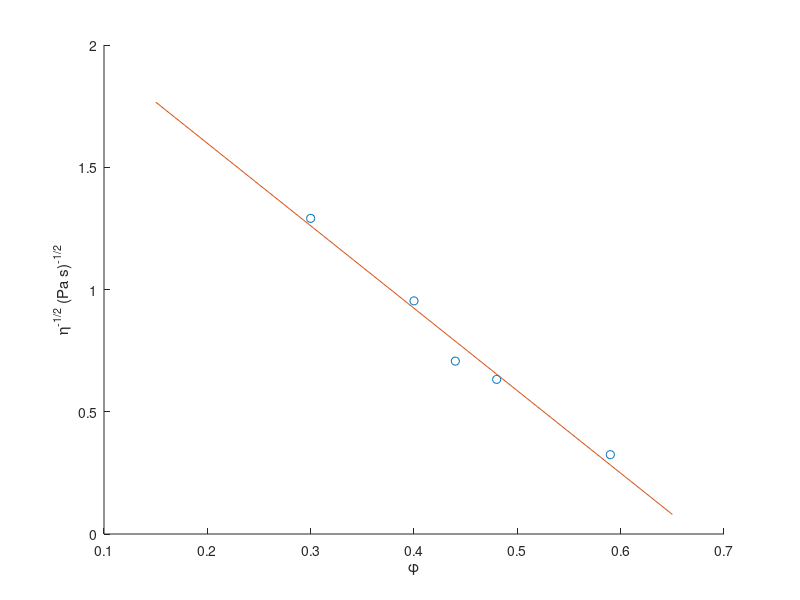

Write the MATLAB code that produced this figure.
phi = [0.3,0.4,0.44,0.48,0.59];
eta = [0.6,1.1,2,2.5,9.5];

figure; hold on;
plot(phi,eta.^(-1/2),'o')

p = polyfit(phi,eta.^(-1/2),1);
disp(-p(2)/p(1))
plot([.15,.65],p(1)*[.15,.65]+p(2));
xlabel('\phi')
ylabel('\eta^{-1/2} (Pa s)^{-1/2}');